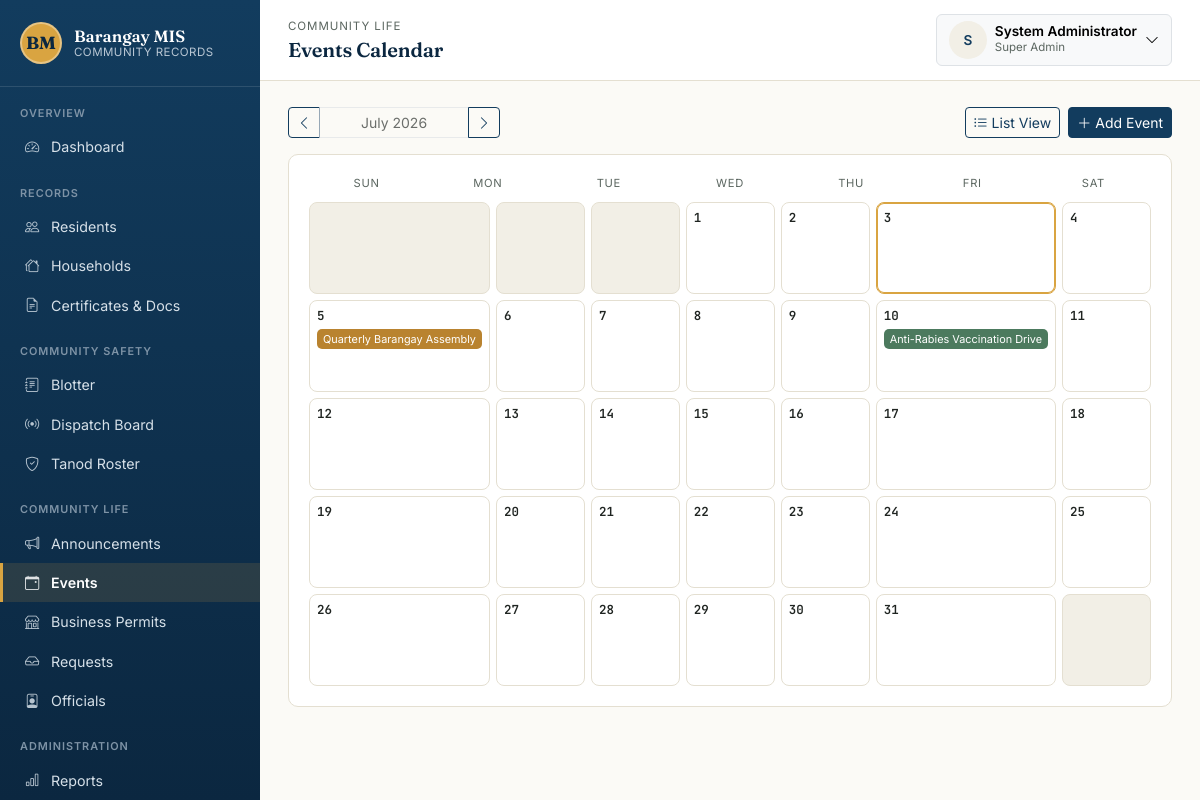
The app's page /modules/events/calendar.php (signed in) with its own data.
### tables this page shows
CREATE TABLE events (
    id                INT AUTO_INCREMENT PRIMARY KEY,
    title             VARCHAR(200) NOT NULL,
    description       TEXT,
    event_type        VARCHAR(100),
    venue             VARCHAR(255),
    start_datetime    DATETIME NOT NULL,
    end_datetime      DATETIME NULL,
    organizer         VARCHAR(150),
    budget            DECIMAL(12,2) NOT NULL DEFAULT 0,
    status            ENUM('Upcoming','Ongoing','Completed','Cancelled') NOT NULL DEFAULT 'Upcoming',
    created_by        INT NULL,
    created_at        TIMESTAMP NOT NULL DEFAULT CURRENT_TIMESTAMP,
    FOREIGN KEY (created_by) REFERENCES users(id) ON DELETE SET NULL,
    INDEX idx_events_start (start_datetime)
);

### includes/functions.php (called while the page is built, shortened)
<?php
function clean(?string $value): string
{
    return htmlspecialchars(trim($value ?? ''), ENT_QUOTES, 'UTF-8');
}

### includes/auth.php (called while the page is built, shortened)
<?php
function current_role(): string
{
    return $_SESSION['role'] ?? '';
}

### modules/events/calendar.php (the view, shortened to what this page needs)
<?php
require_once __DIR__ . '/../../config.php';
require_once __DIR__ . '/../../includes/auth.php';
require_once __DIR__ . '/../../includes/functions.php';
$canManage = in_array(current_role(), STAFF_ROLES, true);
$month = isset($_GET['m']) ? max(1, min(12, (int)$_GET['m'])) : (int)date('n');
$year  = isset($_GET['y']) ? (int)$_GET['y'] : (int)date('Y');
$firstOfMonth = mktime(0, 0, 0, $month, 1, $year);
$daysInMonth  = (int)date('t', $firstOfMonth);
$startWeekday = (int)date('w', $firstOfMonth);
$monthLabel   = date('F Y', $firstOfMonth);
$prevMonth = $month === 1 ? 12 : $month - 1;
$prevYear  = $month === 1 ? $year - 1 : $year;
$nextMonth = $month === 12 ? 1 : $month + 1;
$nextYear  = $month === 12 ? $year + 1 : $year;
$stmt = $pdo->prepare(
    "SELECT id, title, event_type, status, start_datetime FROM events
     WHERE YEAR(start_datetime) = ? AND MONTH(start_datetime) = ?
     ORDER BY start_datetime"
);
$stmt->execute([$year, $month]);
$eventsByDay = [];
foreach ($stmt as $e) {
    $day = (int)date('j', strtotime($e['start_datetime']));
    $eventsByDay[$day][] = $e;
}
function event_type_class(string $type): string
{
    $t = strtolower($type);
    if (str_contains($t, 'health') || str_contains($t, 'medical') || str_contains($t, 'vaccination')) return 'type-health';
    if (str_contains($t, 'assembly') || str_contains($t, 'general')) return 'type-general';
    return '';
}
require_once __DIR__ . '/../../includes/header.php';
?>
<div class="d-flex justify-content-between align-items-center mb-3 flex-wrap gap-2">
    <div class="btn-group">
        <a href="?m=<?= $prevMonth ?>&y=<?= $prevYear ?>" class="btn btn-outline-primary btn-sm"><i class="bi bi-chevron-left"></i></a>
        <span class="btn btn-sm disabled border" style="min-width:150px;"><?= clean($monthLabel) ?></span>
        <a href="?m=<?= $nextMonth ?>&y=<?= $nextYear ?>" class="btn btn-outline-primary btn-sm"><i class="bi bi-chevron-right"></i></a>
    </div>
    <div class="d-flex gap-2">
        <a href="<?= BASE_URL ?>/modules/events/list.php" class="btn btn-sm btn-outline-primary"><i class="bi bi-list-ul me-1"></i>List View</a>
        <?php if ($canManage): ?>
        <a href="<?= BASE_URL ?>/modules/events/form.php" class="btn btn-primary btn-sm"><i class="bi bi-plus-lg me-1"></i>Add Event</a>
        <?php endif; ?>
    </div>
</div>
<div class="panel">
    <div class="panel-body">
        <div class="cal-grid mb-1">
            <?php foreach (['Sun','Mon','Tue','Wed','Thu','Fri','Sat'] as $dow): ?>
                <div class="cal-dow"><?= $dow ?></div>
            <?php endforeach; ?>
        </div>
        <div class="cal-grid">
            <?php
            for ($i = 0; $i < $startWeekday; $i++) {
                echo '<div class="cal-cell outside"></div>';
            }
            for ($day = 1; $day <= $daysInMonth; $day++) {
                $isToday = ($day === (int)date('j') && $month === (int)date('n') && $year === (int)date('Y'));
                echo '<div class="cal-cell' . ($isToday ? ' today' : '') . '">';
                echo '<div class="cal-date">' . $day . '</div>';
                if (!empty($eventsByDay[$day])) {
                    foreach ($eventsByDay[$day] as $e) {
                        $cls = event_type_class($e['event_type'] ?? '');
                        echo '<a href="' . BASE_URL . '/modules/events/form.php?id=' . (int)$e['id'] . '" class="cal-event ' . $cls . '" title="' . clean($e['title']) . '">' . clean($e['title']) . '</a>';
                    }
                }
                echo '</div>';
            }
            $totalCells = $startWeekday + $daysInMonth;
            $trailing = (7 - ($totalCells % 7)) % 7;
            for ($i = 0; $i < $trailing; $i++) {
                echo '<div class="cal-cell outside"></div>';
            }
            ?>
        </div>
    </div>
</div>
<?php require_once __DIR__ . '/../../includes/footer.php'; ?>

### assets/css/style.css (style rules this page uses)
:root { --bagong-blue: #123C5E; --bagong-blue-dark: #0B2740; --bagong-blue-light: #1E5583; --paper: #FBFAF6; --paper-dim: #F2EFE6; --palay-gold: #D9A441; --palay-gold-dark: #B9832F; --adobe: #C1502E; --talahib: #4C7A5E; --ink: #1F2421; --ink-soft: #5B6660; --hairline: #E4DFD1; --font-display: 'Fraunces', Georgia, serif; --font-body: 'Inter', -apple-system, Segoe UI, Roboto, sans-serif; --font-mono: 'JetBrains Mono', SFMono-Regular, Menlo, monospace; --bs-primary: var(--bagong-blue); --bs-body-font-family: var(--font-body); --bs-body-color: var(--ink); --bs-body-bg: var(--paper); }
* { box-sizing: border-box; }
body { background: var(--paper); color: var(--ink); font-family: var(--font-body); }
a { color: var(--bagong-blue); }
.panel { background: #fff; border: 1px solid var(--hairline); border-radius: 10px; margin-bottom: 22px; overflow: hidden; }
.panel-body { padding: 20px; }
.btn-primary { background: var(--bagong-blue); border-color: var(--bagong-blue); }
.btn-outline-primary { color: var(--bagong-blue); border-color: var(--bagong-blue); }
.cal-grid { display: grid; grid-template-columns: repeat(7, 1fr); gap: 6px; }
.cal-dow { font-size: 0.7rem; text-transform: uppercase; letter-spacing: 0.06em; color: var(--ink-soft); text-align: center; padding-bottom: 6px; }
.cal-cell { min-height: 92px; border: 1px solid var(--hairline); border-radius: 8px; padding: 6px 7px; background: #fff; }
.cal-cell.outside { background: var(--paper-dim); color: #B6AF9C; }
.cal-cell.today { border-color: var(--palay-gold); box-shadow: inset 0 0 0 1px var(--palay-gold); }
.cal-date { font-family: var(--font-mono); font-size: 0.78rem; font-weight: 600; }
.cal-event { display: block; font-size: 0.68rem; background: var(--bagong-blue); color: #fff; border-radius: 5px; padding: 2px 6px; margin-top: 3px; text-decoration: none; overflow: hidden; text-overflow: ellipsis; white-space: nowrap; }
.cal-event.type-health { background: var(--talahib); }
.cal-event.type-general { background: var(--palay-gold-dark); }

### records on screen
events: title "Quarterly Barangay Assembly"
events: title "Anti-Rabies Vaccination Drive"

### other values on screen
$label "Dashboard Residents Households Certificates & Docs Blotter Dispatch Board Tanod Roster Announcements Events Business Permits Requests Officials Reports"
$breadcrumbEyebrow "COMMUNITY LIFE"
$pageTitle "Events Calendar"
mb_strtoupper(mb_substr(current_full_name() ?: '?', 0, 1)) "S"
current_full_name() "System Administrator"
role_label(current_role()) "Super Admin"
$monthLabel "July 2026"
$dow "SUN"
$dow "MON"
$dow "TUE"
$dow "WED"
$dow "THU"
$dow "FRI"
$dow "SAT"
